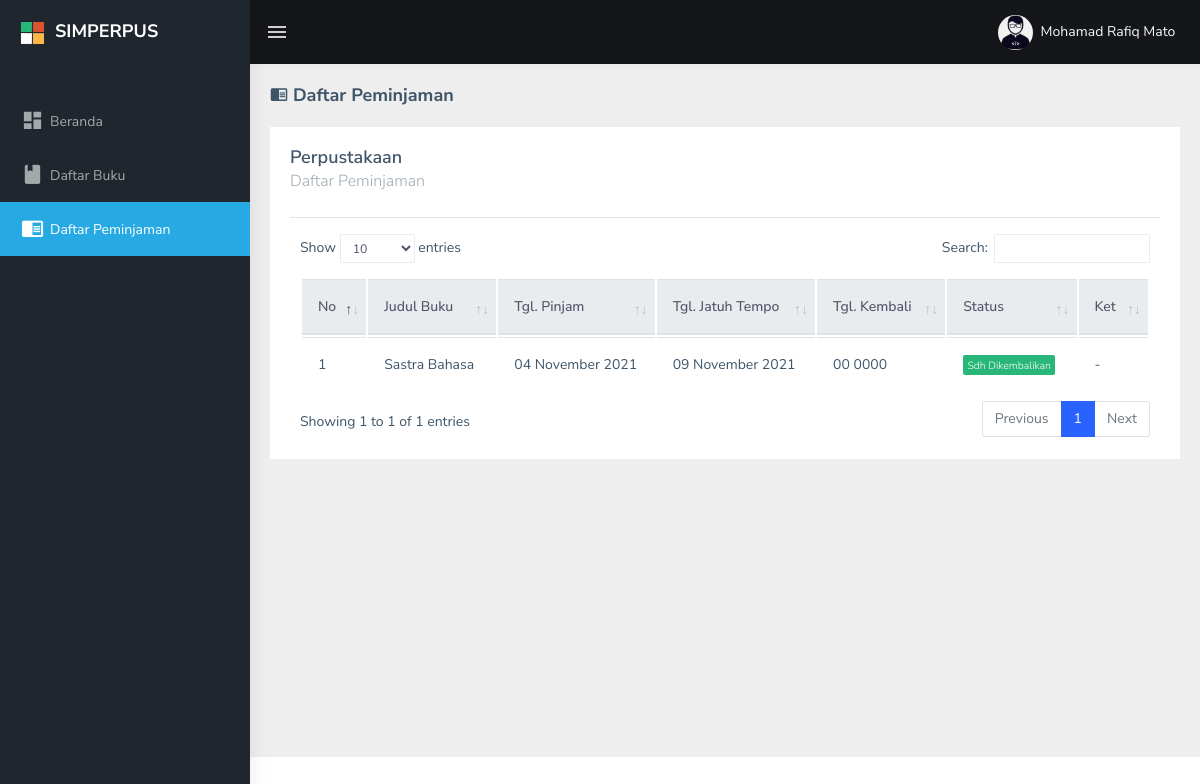
/daftar_peminjaman (signed in), run on the app's committed database.
### tables this page shows
CREATE TABLE `anggota` (
  `nisn` varchar(20) NOT NULL,
  `nama_lengkap` varchar(100) NOT NULL,
  `no_hp` varchar(14) NOT NULL,
  `tempat_lahir` varchar(20) NOT NULL,
  `tgl_lahir` date NOT NULL,
  `jk` varchar(10) NOT NULL,
  `id_kelas` int(11) NOT NULL,
  `thn_masuk` varchar(4) NOT NULL,
  `foto` varchar(50) NOT NULL,
  `pass` varchar(80) NOT NULL,
  `username` varchar(50) NOT NULL
);

CREATE TABLE `transaksi` (
  `id_transaksi` int(11) NOT NULL,
  `id_buku` int(11) NOT NULL,
  `nisn` varchar(20) NOT NULL,
  `nuptk` varchar(20) NOT NULL,
  `tgl_pinjam` date NOT NULL,
  `lama` int(3) NOT NULL,
  `tgl_jatuh_tempo` date NOT NULL,
  `tgl_kembali` date NOT NULL,
  `denda` int(25) NOT NULL
);

CREATE TABLE `buku` (
  `id_buku` int(11) NOT NULL,
  `kode_isbn` varchar(100) NOT NULL,
  `no_buku` char(6) NOT NULL,
  `judul_buku` varchar(120) NOT NULL,
  `pengarang` varchar(100) NOT NULL,
  `penerbit` varchar(100) NOT NULL,
  `tahun_terbit` varchar(5) NOT NULL,
  `tempat_terbit` varchar(100) NOT NULL,
  `kategori_buku` tinyint(4) NOT NULL,
  `kode_klasifikasi` char(3) NOT NULL,
  `jilid_edisi` varchar(20) NOT NULL,
  `jumlah_buku` int(11) NOT NULL,
  `sumber_dana` varchar(50) NOT NULL,
  `harga_satuan` int(11) NOT NULL,
  `tanggal_input` datetime NOT NULL
);

### app/get_data.php (called while the page is built, shortened)
<?php
    if (isset($_SESSION['unique_user']) && $_SESSION['type_user'] == "anggota") {
        $stmt_data = $mysqli->prepare("SELECT * FROM anggota WHERE nisn='{$_SESSION['unique2_user']}'");
        $stmt_data->execute();
        $result_data = $stmt_data->get_result();
        $row_data = $result_data->fetch_object();
    } else if (isset($_SESSION['unique_user']) && $_SESSION['type_user'] == "guru") {
        $stmt_data = $mysqli->prepare("SELECT * FROM guru WHERE nuptk='{$_SESSION['unique2_user']}'");
        $stmt_data->execute();
        $result_data = $stmt_data->get_result();
        $row_data = $result_data->fetch_object();
        $stmt_transaksi = $mysqli->prepare("SELECT * FROM transaksi WHERE nuptk='{$_SESSION['unique2_user']}'");
        $stmt_transaksi->execute();
        $result_transaksi = $stmt_transaksi->get_result();
        $row_transaksi = $result_transaksi->fetch_object();
        $stmt_transaksi2 = $mysqli->prepare("SELECT * FROM transaksi WHERE tgl_kembali='0' AND nuptk='{$_SESSION['unique2_user']}'");
        $stmt_transaksi2->execute();
        $result_transaksi2 = $stmt_transaksi2->get_result();
        $row_transaksi2 = $result_transaksi2->fetch_object();
        $stmt_transaksi->close();
        $stmt_data->close();
        $stmt_transaksi2->close();
    } else if (isset($_SESSION['unique_user']) && $_SESSION['type_user'] == "admin") {
        $stmt_data = $mysqli->prepare("SELECT * FROM admin WHERE id_admin='{$_SESSION['unique2_user']}'");
        $stmt_data->execute();
        $result_data = $stmt_data->get_result();
        $row_data = $result_data->fetch_object();
        $stmt_data->close();
    }
?>

### views/pages/user/daftar_peminjaman.php (the view)
<div class="page-wrapper">
    <div class="page-breadcrumb">
        <div class="row">
            <div class="col-12 d-flex no-block align-items-center">
                <h4 class="page-title"><i class="<?= $icon ?>"></i> <?= $title ?></h4>
            </div>
        </div>
    </div>
    <div class="container-fluid">
        <div class="row">
            <div class="col-md-12">
                <div class="card">
                    <div class="card-body">
                        <div class="d-md-flex align-items-center">
                            <div>
                                <h4 class="card-title">Perpustakaan</h4>
                                <h5 class="card-subtitle"><?= $title ?></h5>
                            </div>
                        </div>
                        <hr>
                        <div class="row">
                            <div class="col-lg-12">
                                <div class="table-responsive">
                                    <table class="table table-hover" id="datatable_r">
                                        <thead class="thead-light">
                                            <tr>
                                                <th width='1px'>No</th>
                                                <th>Judul Buku</th>
                                                <th>Tgl. Pinjam</th>
                                                <th>Tgl. Jatuh Tempo</th>
                                                <th>Tgl. Kembali</th>
                                                <th>Status</th>
                                                <th>Ket</th>
                                            </tr>
                                        </thead>
                                        <tbody>
                                            <?php
                                                $stmt_daftar_peminjaman = $mysqli->prepare("SELECT * FROM transaksi JOIN buku ON transaksi.id_buku = buku.id_buku JOIN anggota ON transaksi.nisn = anggota.nisn WHERE transaksi.nisn='{$_SESSION['unique2_user']}'");
                                                $stmt_daftar_peminjaman->execute();
                                                $result_daftar_peminjaman = $stmt_daftar_peminjaman->get_result();
                                                $no = 1;
                                                while ($row_daftar_peminjaman = $result_daftar_peminjaman->fetch_object()) {
                                            ?>
                                                <tr>
                                                    <td><?= $no; ?></td>
                                                    <td><?= $row_daftar_peminjaman->judul_buku; ?></td>
                                                    <td><?= tgl_indo($row_daftar_peminjaman->tgl_pinjam); ?></td>
                                                    <td><?= tgl_indo($row_daftar_peminjaman->tgl_jatuh_tempo); ?></td>
                                                    <td>
                                                        <?php
                                                        if($row_daftar_peminjaman->tgl_kembali == 0){
                                                            echo '<div class="text-danger">Blm Dikembalikan</div>';
                                                        }else{
                                                            echo tgl_indo($row_daftar_peminjaman->tgl_kembali);
                                                        }
                                                        ?>
                                                    </td>
                                                    <td>
                                                        <?php
                                                            if($row_daftar_peminjaman->tgl_kembali == 0){
                                                                echo '<div class="badge badge-danger">Blm Dikembalikan</div>';
                                                            }else{
                                                                echo '<div class="badge badge-success">Sdh Dikembalikan</div>';
                                                            }
                                                        ?>
                                                    </td>
                                                    <td>
                                                        <?php
                                                            if($row_daftar_peminjaman->denda == 0){
                                                                echo '-';
                                                            }else{
                                                                echo 'Denda Rp. '; echo number_format($row_daftar_peminjaman->denda);
                                                            }
                                                        ?>
                                                    </td>
                                                </tr>
                                            <?php
                                                $no++;
                                                }
                                            ?>
                                        </tbody>
                                    </table>
                                </div>
                            </div>
                        </div>
                    </div>
                </div>
            </div>
        </div>
    </div>

### views/layout/navbar.php (shortened to what this page needs)
<div id="main-wrapper">
    <header class="topbar" data-navbarbg="skin5">
        <nav class="navbar top-navbar navbar-expand-md navbar-dark">
            <div class="navbar-header" data-logobg="skin5">
                <?php if (isset($_GET['views_admin'])) : ?>
                    <a class="navbar-brand" href="beranda_admin">
                        <b class="logo-icon p-l-10">
                            <img src="public/assets/images/logo-icon.png" alt="homepage" class="light-logo" />
                        </b>
                        <span class="logo-text">
                            <h4 class="light-logo mt-2">SIMPERPUS</h4>
                        </span>
                    </a>
                <?php elseif (isset($_GET['views_user'])) : ?>
                    <a class="navbar-brand" href="beranda">
                        <b class="logo-icon p-l-10">
                            <img src="public/assets/images/logo-icon.png" alt="homepage" class="light-logo" />
                        </b>
                        <span class="logo-text">
                            <h4 class="light-logo mt-2">SIMPERPUS</h4>
                        </span>
                    </a>
                <?php endif; ?>
            </div>
            <div class="navbar-collapse collapse" id="navbarSupportedContent" data-navbarbg="skin5">
                <ul class="navbar-nav float-left mr-auto">
                    <li class="nav-item d-none d-md-block"><a class="nav-link sidebartoggler waves-effect waves-light" href="javascript:void(0)" data-sidebartype="mini-sidebar"><i class="mdi mdi-menu font-24"></i></a></li>
                </ul>
                <ul class="navbar-nav float-right">
                    <li class="nav-item dropdown">
                        <?php if (isset($_GET['views_admin'])) : ?>
                            <a class="nav-link dropdown-toggle text-muted waves-effect waves-dark pro-pic" href="" data-toggle="dropdown" aria-haspopup="true" aria-expanded="false">
                                <img src="public/assets/images/users/1.jpg" alt="user" class="rounded-circle" width="31">
                                <span class="text-light ml-1"><?= $row_data->nama; ?></span>
                            </a>
                            <div class="dropdown-menu dropdown-menu-right user-dd animated">
                                <a class="dropdown-item" href="javascript:void(0)" data-toggle="modal" data-target="#modalPengaturanAkun"><i class="ti-settings m-r-5 m-l-5"></i> Pengaturan Akun</a>
                                <a class="dropdown-item" href="app/aksi_logout.php" onclick="return confirm('Yakin ingin keluar dari akun ini ?')"><i class="fa fa-power-off m-r-5 m-l-5"></i> Logout</a>
                            </div>
                        <?php elseif (isset($_GET['views_user'])) : ?>
                            <a class="nav-link dropdown-toggle text-muted waves-effect waves-dark pro-pic" href="" data-toggle="dropdown" aria-haspopup="true" aria-expanded="false">
                                <img src="public/uploads/<?= $row_data->foto; ?>" alt="user" class="rounded-circle" height="35" width="35" style="object-fit:cover;">
                                <span class="text-light ml-1"><?= $row_data->nama_lengkap; ?></span>
                            </a>
                        <?php endif; ?>
                    </li>
                </ul>
            </div>
        </nav>
    </header>

### data on the page
anggota: foto (picture), nama_lengkap "Mohamad Rafiq Mato"
transaksi: id_buku.judul_buku "Sastra Bahasa", tgl_pinjam "04 November 2021", tgl_jatuh_tempo "09 November 2021", tgl_kembali "00 0000", shows "Sdh Dikembalikan"

### other printed values
$title "Daftar Peminjaman"
